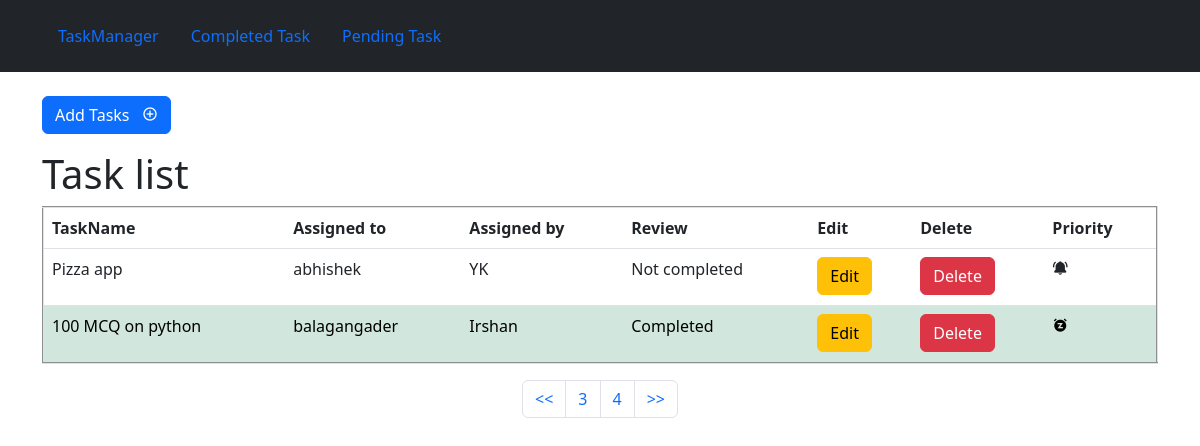
The app's page /?pg=4 with its own data.
### taskapp/models.py (models this page shows, shortened)
class tasklist(models.Model):
    task_name = models.CharField(max_length=200)
    assingned_to = models.CharField(max_length=200)
    assigned_by = models.CharField(max_length=200)
    review = models.BooleanField(default=False)
    priority = models.CharField(max_length=200)

### taskapp/views.py (the view)
# urls.py: path('',views.index,name="index"),
def index(request):
    if request.method == 'POST':
        form = taskListForm(request.POST)
        if form.is_valid():
            form.save()
            print("new task added")
    form = taskListForm()
    tasks = tasklist.objects.all()
    paginator = Paginator(tasks,5)
    page = request.GET.get('pg')
    tasks = paginator.get_page(page)
    return render(request,"index.html",{'tasks':tasks,'form':form})

### templates/index.html (shortened to what this page needs)
{% extends 'base.html' %}
{% block content %}
    <div class="container">
        <div class="jumbotron">
            <br>
            <p>
                <a class="btn btn-primary" data-bs-toggle="collapse" href="#collapseExample" role="button" aria-expanded="false" aria-controls="collapseExample">
                  Add Tasks &nbsp;&nbsp;<i class='bx bx-plus-circle'></i>
                </a>
              </p>
        <h1>Task list</h1>
        <table class="table" border="2px" cellpadding="5px">
          <tr>
            <th>TaskName</th>
            <th>Assigned to</th>
            <th>Assigned by</th>
            <th>Review</th>
            <th>Edit</th>
            <th>Delete</th>
            <th>Priority</th>
          </tr>
            {% for task in tasks %}
                {% if task.review %}
                    <tr class="table-success">
                        <td>{{ task.task_name }}</td>
                        <td>{{ task.assingned_to }}</td>
                        <td>{{ task.assigned_by }}</td>
                        <td>Completed</td>
                        <td><a href="{% url 'edit' pk=task.id %}" class="btn btn-warning">Edit</a></td>
                        <td><a href="{% url 'delete' pk=task.id %}" class="btn btn-danger">Delete</a></td>
                        <td>
                            {% if task.priority == 'high' or task.priority == 'High' %}
                                <p><i class='bx bxs-bell-ring'></i></p>
                            {% elif task.priority == 'medium' or task.priority == 'Medium' %}
                                <p><i class='bx bxl-medium-square'></i></p>
                            {% elif task.priority == 'low' or task.priority == 'Low' %}
                                <p><i class='bx bxs-alarm-snooze' ></i></p>
                            {% endif %}
                        </td>
                    </tr>
                {% else %}
                    <tr>
                        <td>{{ task.task_name }}</td>
                        <td>{{ task.assingned_to }}</td>
                        <td>{{ task.assigned_by }}</td>
                        <td>Not completed</td>
                        <td><a href="{% url 'edit' pk=task.id %}" class="btn btn-warning">Edit</a></td>
                        <td><a href="{% url 'delete' pk=task.id %}" class="btn btn-danger">Delete</a></td>
                        <td>
                            {% if task.priority == 'high' or task.priority == 'High' %}
                                <p><i class='bx bxs-bell-ring'></i></p>
                            {% elif task.priority == 'medium' or task.priority == 'Medium' %}
                                <p><i class='bx bxl-medium-square'></i></p>
                            {% elif task.priority == 'low' or task.priority == 'Low' %}
                                <p><i class='bx bxs-alarm-snooze' ></i></p>
                            {% endif %}
                        </td>
                    </tr>
                {% endif %}
            {% endfor %}
        </table>
        <nav aria-label="Page navigation example">
            <ul class="pagination justify-content-center">
              <li class="page-item"><a class="page-link" href="?pg=1"><<</a></li>
                {% if tasks.has_previous %}
                    <li class="page-item">
                        <a class="page-link" href="?pg={{ tasks.previous_page_number }}">{{ tasks.previous_page_number }}</a>
                    </li>
                {% endif %}
                <li class="page-item">
                    <a class="page-link" href="?pg={{ tasks.number }}">{{ tasks.number }}</a>
                </li>
                <li class="page-item">
                    <a class="page-link" href="?pg={{ tasks.paginator.num_pages }}">>></a>
                </li>
            </ul>
        </nav>
        </div>
    </div>
{% endblock %}

### records on screen
tasklist: task_name "Pizza app", assingned_to "abhishek", assigned_by "YK", priority "high" (drawn)
tasklist: task_name "100 MCQ on python", assingned_to "balagangader", assigned_by "Irshan", priority "low" (drawn)

### other values on screen
{{ tasks.previous_page_number }} "3"
{{ tasks.number }} "4"
